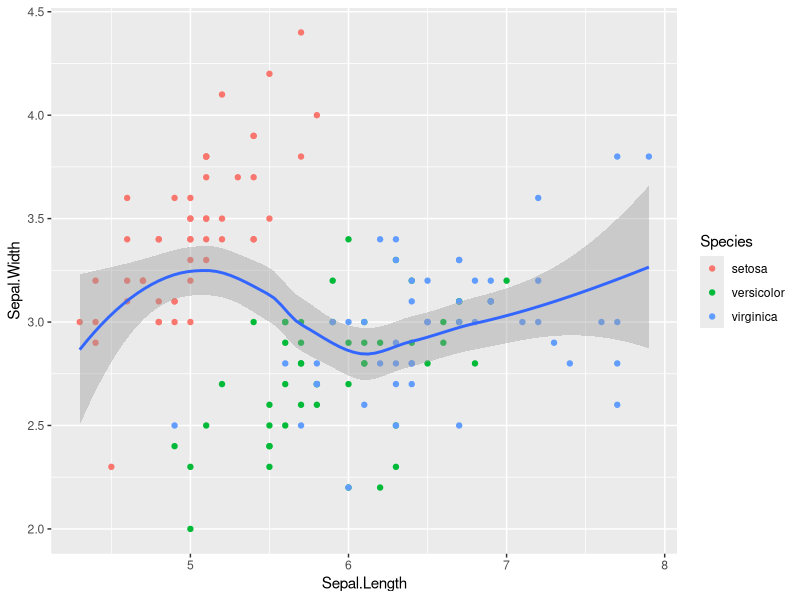

The R script that drew this image:
library(ggplot2)

head(iris)

my_plot <- ggplot(iris, aes(x=Sepal.Length, y=Sepal.Width)) +
            geom_point(aes(colour=Species)) +
            geom_smooth()

ggsave("m_point.png")